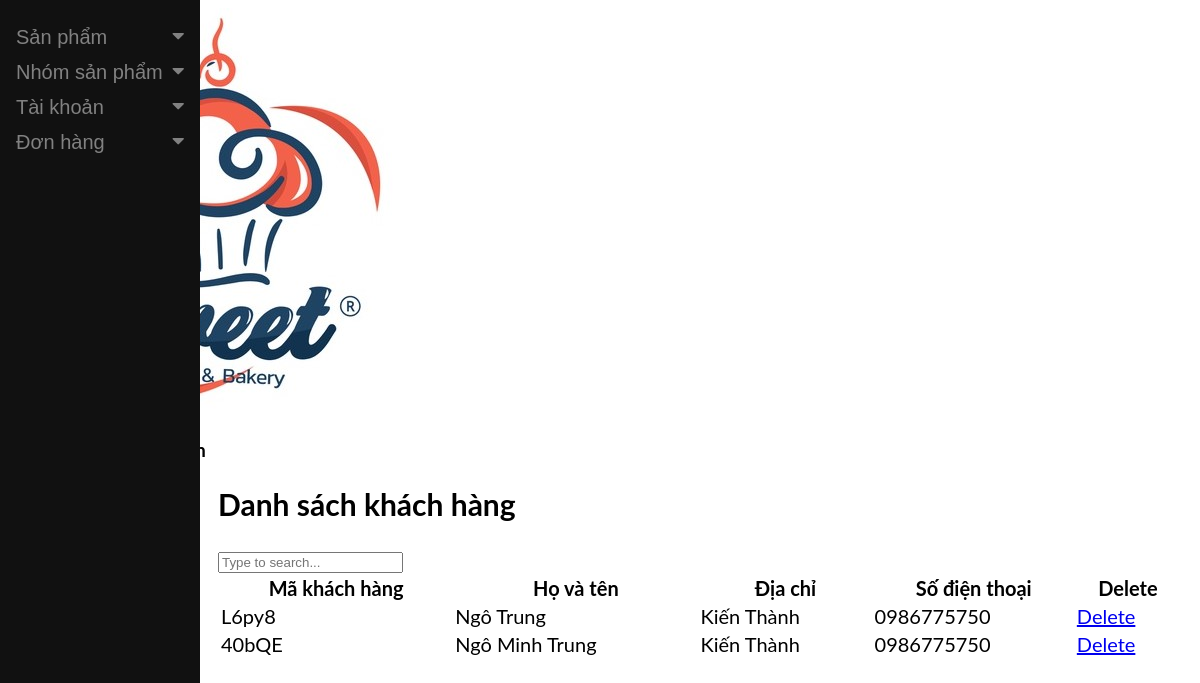
/test_admin/index.php?action=view_users, run on the app's committed database.
### tables this page shows
CREATE TABLE `khachhang` (
  `MSKH` varchar(5) NOT NULL,
  `HoTenKH` varchar(50) NOT NULL,
  `DiaChi` varchar(50) NOT NULL,
  `SoDienThoai` varchar(10) NOT NULL
);

### admin/includes/view_users.php (the view, shortened to what this page needs)
<div class="view_product_box">
    <h2>Danh sách khách hàng</h2>
    <form action="" method="post" enctype="multipart/form-data">
        <div class="search_bar">
            <input type="text" id="search" placeholder="Type to search..." />
        </div>
        <table width="100%">
            <thead>
                <tr>
                    <th class="text-center">Mã khách hàng</th>
                    <th>Họ và tên</th>
                    <th>Địa chỉ</th>
                    <th>Số điện thoại</th>
                    <th>Delete</th>
                </tr>
            </thead>
            <?php
      $all_users = mysqli_query($con, "select * from khachhang order by MSKH DESC ");
      while ($row = mysqli_fetch_array($all_users)) {
      ?>
            <tbody>
                <tr>
                    <td class="text-center"><?php echo $row['MSKH']; ?></td>
                    <td><?php echo $row['HoTenKH']; ?></td>
                    <td><?php echo $row['DiaChi']; ?></td>
                    <td><?php echo $row['SoDienThoai']; ?></td>
                    <td><a class="btn btn-danger btn-submit btn-sm"
                            href="index.php?action=view_users&delete_user=<?php echo $row['id']; ?>">Delete</a></td>
                </tr>
            </tbody>
            <?php
      }
      ?>
        </table>
    </form>
</div>

### test_admin/index.php (style rules this page uses)
body { font-family: "Lato", sans-serif; }

### data on the page
khachhang: MSKH "L6py8", HoTenKH "Ngô Trung", DiaChi "Kiến Thành", SoDienThoai "0986775750"
khachhang: MSKH "40bQE", HoTenKH "Ngô Minh Trung", DiaChi "Kiến Thành", SoDienThoai "0986775750"
